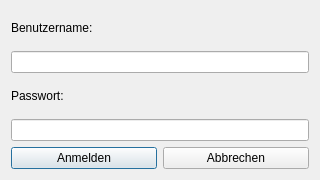
<?xml version="1.0" encoding="UTF-8"?>
<ui version="4.0">
 <class>LoginDialog</class>
 <widget class="QDialog" name="LoginDialog">
  <property name="geometry">
   <rect>
    <x>0</x>
    <y>0</y>
    <width>320</width>
    <height>180</height>
   </rect>
  </property>
  <property name="windowTitle">
   <string>Login</string>
  </property>
  <layout class="QVBoxLayout" name="verticalLayout">
   <item>
    <widget class="QLabel" name="labelUsername">
     <property name="text">
      <string>Benutzername:</string>
     </property>
    </widget>
   </item>
   <item>
    <widget class="QLineEdit" name="lineEditUsername"/>
   </item>
   <item>
    <widget class="QLabel" name="labelPassword">
     <property name="text">
      <string>Passwort:</string>
     </property>
    </widget>
   </item>
   <item>
    <widget class="QLineEdit" name="lineEditPassword">
     <property name="echoMode">
      <enum>QLineEdit::Password</enum>
     </property>
    </widget>
   </item>
   <item>
    <layout class="QHBoxLayout" name="horizontalLayout">
     <item>
      <widget class="QPushButton" name="buttonLogin">
       <property name="text">
        <string>Anmelden</string>
       </property>
      </widget>
     </item>
     <item>
      <widget class="QPushButton" name="buttonCancel">
       <property name="text">
        <string>Abbrechen</string>
       </property>
      </widget>
     </item>
    </layout>
   </item>
  </layout>
 </widget>
 <resources/>
 <connections/>
</ui>
